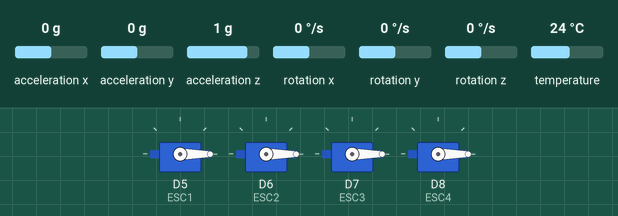
The sketch below on a simulated ESP8266 (NodeMCU). On the bench: 4 × servo. The test bench sets the inputs (shaded band); at power-on: acceleration x 0 g, acceleration y 0 g, acceleration z 1 g, rotation x 0 °/s, rotation y 0 °/s, rotation z 0 °/s, temperature 24 °C. What the sketch prints to the serial monitor is not drawn.

Above: at 10.6 s.
10.7 s: acceleration x set to -0.4 g
At 11.9 s:
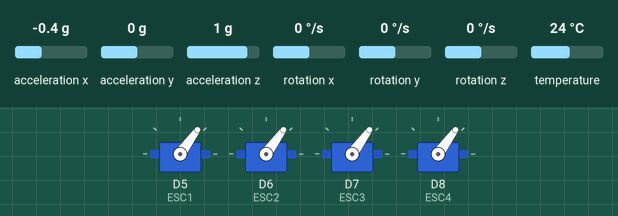
12.2 s: acceleration x set to 0 g
At 13.0 s:
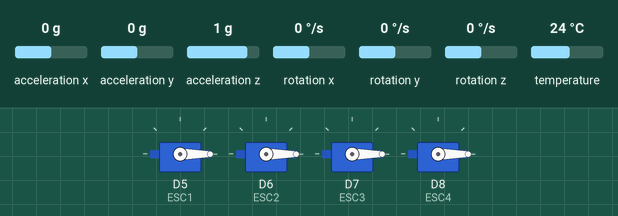
13.7 s: acceleration x set to -1.4 g
At 14.2 s:
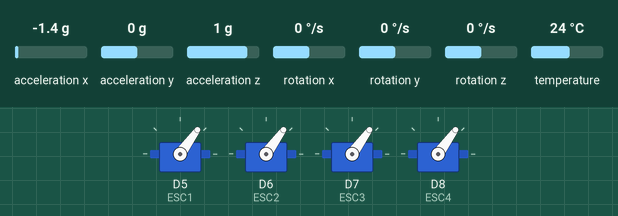
Timing chart, 0 to 16.7 s (numbered marks = the images above; inputs shaded):
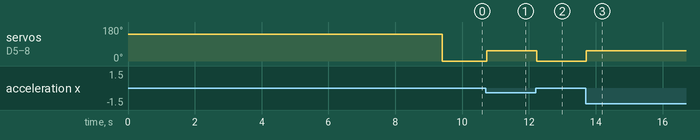

The sketch:

Quadcopter.ino
```cpp
#include <Wire.h>
#include <Adafruit_MPU6050.h>
#include <Adafruit_Sensor.h>
#include <Servo.h>


Servo ESC1;
Servo ESC2;
Servo ESC3;
Servo ESC4;

Adafruit_MPU6050 mpu;

//=====KHAI BÁO CÁC BIẾN CHO ĐIỀU KHIỂN PID=====
float t_1, t_2, t_3, t_4;
int input_throttle, input_roll, input_pitch, input_yaw;//Các biến input lấy từ server
int16_t gyro_x, gyro_y, gyro_z, acc_x, acc_y, acc_z, temperature, acc_total_vector;//Thông số đọc từ cảm biến gia tốc
float angle_pitch, angle_roll, angle_yaw;//Các góc tính từ gyroscope của MPU
float angle_roll_acc, angle_pitch_acc;// các góc tính từ accelemeter của MPU
long gyro_x_cal, gyro_y_cal, gyro_z_cal;//Các giá trị tốc độ góc offset sau khi calibrate
float roll_error, pitch_error, yaw_error;//Error
float roll_previous_error = 0;
float pitch_previous_error = 0;
//Ở đây tôi sử dụng bộ điều khiển PID cho độ cao,roll pitch và bộ điều khiển PD cho yaw
float roll_pid_p, roll_pid_i, roll_pid_d;
float pitch_pid_p, pitch_pid_i, pitch_pid_d;
float yaw_pid_p, yaw_pid_i;
float roll_desired, pitch_desired, yaw_desired;
float roll_PID, pitch_PID, yaw_PID;

//Các hệ số PID;
float twoX_kp = 5;
float twoX_ki = 0.003;
float twoX_kd = 2;
float yaw_kp = 3;
float yaw_ki = 0.002;
long Time, PreviousTime, tsamp;

int ESCout_1 , ESCout_2 , ESCout_3 , ESCout_4; //Giá trị microsecond điều khiển BLDC
//Set ID Wifi và password cho Wifi


#include "setupWifi.h"
void setup() {
  delay(1000);
  Serial.begin(115200);
  if (!mpu.begin()) {
    Serial.println("Failed to find MPU6050 chip");
    while (1) {
      delay(10);
    }
  }
  Serial.println("MPU6050 Found!");

  mpu.setAccelerometerRange(MPU6050_RANGE_8_G);
//  Serial.print("Accelerometer range set to: ");
//  switch (mpu.getAccelerometerRange()) {
//    case MPU6050_RANGE_2_G:
//      Serial.println("+-2G");
//      break;
//    case MPU6050_RANGE_4_G:
//      Serial.println("+-4G");
//      break;
//    case MPU6050_RANGE_8_G:
//      Serial.println("+-8G");
//      break;
//    case MPU6050_RANGE_16_G:
//      Serial.println("+-16G");
//      break;
//  }
  mpu.setGyroRange(MPU6050_RANGE_500_DEG);
  Serial.print("Gyro range set to: ");
//  switch (mpu.getGyroRange()) {
//    case MPU6050_RANGE_250_DEG:
//      Serial.println("+- 250 deg/s");
//      break;
//    case MPU6050_RANGE_500_DEG:
//      Serial.println("+- 500 deg/s");
//      break;
//    case MPU6050_RANGE_1000_DEG:
//      Serial.println("+- 1000 deg/s");
//      break;
//    case MPU6050_RANGE_2000_DEG:
//      Serial.println("+- 2000 deg/s");
//      break;
//  }

  mpu.setFilterBandwidth(MPU6050_BAND_21_HZ);
//  Serial.print("Filter bandwidth set to: ");
//  switch (mpu.getFilterBandwidth()) {
//    case MPU6050_BAND_260_HZ:
//      Serial.println("260 Hz");
//      break;
//    case MPU6050_BAND_184_HZ:
//      Serial.println("184 Hz");
//      break;
//    case MPU6050_BAND_94_HZ:
//      Serial.println("94 Hz");
//      break;
//    case MPU6050_BAND_44_HZ:
//      Serial.println("44 Hz");
//      break;
//    case MPU6050_BAND_21_HZ:
//      Serial.println("21 Hz");
//      break;
//    case MPU6050_BAND_10_HZ:
//      Serial.println("10 Hz");
//      break;
//    case MPU6050_BAND_5_HZ:
//      Serial.println("5 Hz");
//      break;
//  }
  for (int cal_int = 0; cal_int < 2000 ; cal_int ++) {
    if (cal_int % 125 == 0)Serial.print(".");
    sensors_event_t a, g, temp;
    mpu.getEvent(&a, &g, &temp);

    gyro_x = g.gyro.x;
    gyro_y = g.gyro.y;
    gyro_z = g.gyro.z;
    gyro_x_cal += gyro_x;
    gyro_y_cal += gyro_y;
    gyro_z_cal += gyro_z;
    delayMicroseconds(1000);
  }
  gyro_x_cal /= 2000;
  gyro_y_cal /= 2000;
  gyro_z_cal /= 2000;
  Serial.println("Calibrated successfully");
  //===================SETTING UP SERVER=================================
  setupServer();
  //======================SETTING UP PIN=============================
  ESC1.attach(D5); ESC2.attach(D6); ESC3.attach(D7); ESC4.attach(D8);

  ESC1.writeMicroseconds(2000);
  ESC2.writeMicroseconds(2000);
  ESC3.writeMicroseconds(2000);
  ESC4.writeMicroseconds(2000);
  delay(2000);
  Time = micros();

}
void PID() {
  //Đọc giá trị từ cảm biến MPU: gyro_x, gyro_y, gyro_z, acc_x, acc_y, acc_z, temperature
  gyro_x -= gyro_x_cal;
  gyro_y -= gyro_y_cal;
  gyro_z -= gyro_z_cal;
  angle_pitch -= gyro_x * tsamp * 57.296;
  angle_roll += gyro_y * tsamp * 57.296;
  angle_yaw += gyro_z * tsamp;

  acc_total_vector = sqrt((acc_x * acc_x) + (acc_y * acc_y) + (acc_z * acc_z));
  angle_pitch_acc = asin((float)acc_y / acc_total_vector) * -57.296;
  angle_roll_acc = asin((float)acc_x / acc_total_vector) * -57.296;

  //Lọc nhiễu bù
  angle_pitch = angle_pitch * 0.96 + angle_pitch_acc * 0.04;
  angle_roll = angle_roll * 0.96 + angle_roll_acc * 0.04;

  //Tính error:
  //roll_error, roll_last_error, pitch_error, pitch_last_error, yaw_error, yaw_last_error
  input_roll = 0;
  input_pitch = 0;
  input_yaw = 0;
  roll_error =  -angle_roll + input_roll;
  pitch_error = -angle_pitch + input_pitch;
  yaw_error = -angle_yaw + input_yaw;
  //  Serial.print("error pitch: ");
  //  Serial.println(pitch_error);
  roll_pid_p = twoX_kp * roll_error;
  pitch_pid_p = twoX_kp * pitch_error;
  yaw_pid_p = yaw_kp * yaw_error;


  if (-3 < roll_error < 3) {
    roll_pid_i = roll_pid_i + (twoX_ki * roll_error);
  }
  if (-3 < pitch_error < 3) {
    pitch_pid_i = pitch_pid_i + (twoX_ki * pitch_error);
  }
  if (-3 < yaw_error < 3) {
    yaw_pid_i = yaw_pid_i + (yaw_ki * yaw_error);
  }

  roll_pid_d = twoX_kd * (roll_error - roll_previous_error);
  pitch_pid_d = twoX_kd * (pitch_error - pitch_previous_error);

  roll_PID = roll_pid_p + roll_pid_i + roll_pid_d;
  pitch_PID = pitch_pid_p + pitch_pid_i + pitch_pid_d;
  yaw_PID = yaw_pid_p + yaw_pid_i;
  roll_PID = constrain(roll_PID, -400, 400);
  pitch_PID  = constrain(pitch_PID, -400, 400);
  yaw_PID = constrain(yaw_PID, -400, 400);
  if (roll_PID < -400) {
    roll_PID = -400;
  }
  else if (roll_PID > 400) {
    roll_PID = 400;
  }
  if (pitch_PID < -400) {
    pitch_PID = -400;
  }
  else if (pitch_PID > 400) {
    pitch_PID = 400;
  }
  if (yaw_PID < -400) {
    yaw_PID = -400;
  }
  else if (yaw_PID > 400) {
    yaw_PID = 400;
  }
  ESCout_1 = input_throttle - (int)roll_PID + (int)pitch_PID + (int)yaw_PID;
  ESCout_2 = input_throttle + (int)roll_PID - (int)pitch_PID + (int)yaw_PID;
  ESCout_3 = input_throttle + (int)roll_PID + (int)pitch_PID - (int)yaw_PID;
  ESCout_4 = input_throttle - (int)roll_PID - (int)pitch_PID - (int)yaw_PID;
  if (abs(roll_error) < 10 && abs(pitch_error) < 10) {
    ESCout_1 = constrain(ESCout_1, 0, 2000);
    ESCout_2 = constrain(ESCout_2, 0, 2000);
    ESCout_3 = constrain(ESCout_3, 0, 2000);
    ESCout_4 = constrain(ESCout_4, 0, 2000);
  }
  else if (abs(roll_error) > 10 || abs(pitch_error) > 10) {
    ESCout_1 = constrain(ESCout_1, 1100, 2000);
    ESCout_2 = constrain(ESCout_2, 1100, 2000);
    ESCout_3 = constrain(ESCout_3, 1100, 2000);
    ESCout_4 = constrain(ESCout_4, 1100, 2000);
  }
  //  Serial.print("ESCout 1: ");
  //  Serial.print(ESCout_1);
  //  Serial.print(", ESCout 2: ");
  //  Serial.print(ESCout_2);
  //  Serial.print(", ESCout 3: ");
  //  Serial.print(ESCout_3);
  //  Serial.print(", ESCout 4: ");
  //  Serial.println(ESCout_4);
  roll_previous_error = roll_error;
  pitch_previous_error = pitch_error;

  ESC1.writeMicroseconds(ESCout_1);
  ESC2.writeMicroseconds(ESCout_2);
  ESC3.writeMicroseconds(ESCout_3);
  ESC4.writeMicroseconds(ESCout_4);

}
void loop() {
  server.handleClient();
  sensors_event_t a, g, temp;
  mpu.getEvent(&a, &g, &temp);
  //Đọc gia tốc và tốc độ góc 3 trục
  acc_x = a.acceleration.x;
  acc_y = a.acceleration.y;
  acc_z = a.acceleration.z;
  gyro_x = g.gyro.x;
  gyro_y = g.gyro.y;
  gyro_z = g.gyro.z;

  PreviousTime = Time;
  Time = micros();
  tsamp = (float)(Time - PreviousTime) / 1000000;
  PID();

}
```

setupWifi.h
```cpp
#include <ESP8266WiFi.h>
#include <WiFiClient.h>
#include <ESP8266WebServer.h>
#include <FS.h>
#ifndef APSSID
#define APSSID "ESP"
#define APPSK  "ffffffff"
#endif
const char *ssid = APSSID;
const char *password = APPSK;

ESP8266WebServer server(80);
bool clearData(const char* filename) {
  SPIFFS.begin();
  File f = SPIFFS.open(String("/") + filename, "w");
  if (!f) {
    f.close();
    return false;
  }
  else {
    f.close();
    return true;
  }
}
bool saveData(const char* filename, const char* content, uint16_t len) {
  SPIFFS.begin();
  File f = SPIFFS.open(String("/") + filename, "a");
  if (!f) {
    f.close();
    return false;
  }
  else {
    f.write((const uint8_t*)content, len);
    f.close();
    return true;
  }
}

String readData(const char* filename) {
  SPIFFS.begin();
  File f = SPIFFS.open(String("/") + filename, "r");
  String ret = f.readString();
  f.close();
  return ret;
}
void setupServer() {
  Serial.print("Configuring access point...");
  /* You can remove the password parameter if you want the AP to be open. */
  WiFi.softAP(ssid, password);

  IPAddress myIP = WiFi.softAPIP();
  Serial.print("AP IP address: ");
  Serial.println(myIP);
  server.on("/index", [] {
    server.send(200, "text/html", readData("index.html"));
  });

  server.on("/UPDATE_THROTTLE", [] {
    String t_state = server.arg("VALUE");
    server.send(200, "text/html", t_state);
    input_throttle = t_state.toInt();
  });
  server.on("/LOAD_DATA", [] {
    server.send(200, "text/html",String(ESCout_1)+" "+String(ESCout_2)+" "+String(ESCout_3)+" "+String(ESCout_4));
  });
  server.on("/UPDATE_ROLL", [] {
    String t_state = server.arg("VALUE");
    server.send(200, "text/html", t_state);
    input_roll = t_state.toInt();
  });
  server.on("/UPDATE_PITCH", [] {
    String t_state = server.arg("VALUE");
    server.send(200, "text/html", t_state);
    input_pitch = t_state.toInt();
  });
  server.on("/UPDATE_YAW", [] {
    String t_state = server.arg("VALUE");
    server.send(200, "text/html", t_state);
    input_yaw = t_state.toInt();
  });
  server.on("/transfile", HTTP_ANY, [] {
    server.send(200, "text/html",
    "<meta charset = 'utf-8'>"
    "<html>"
    "<title>"
    "Transmit File"
    "</title>"
    "<form method='POST' action = '/transfile' enctype='multipart/form-data'>"
    "<input type = 'file' name= 'Chon File'>"
    "<input type = 'submit' name= 'Gui File'>"
    "</form>"
    "</html>"
               );
  }, [] {
    HTTPUpload& file = server.upload();

    if (file.status == UPLOAD_FILE_START)
    {
      Serial.println("Bat dau gui " + file.filename);
      clearData("index.html");
    }
    else if (file.status == UPLOAD_FILE_WRITE) {
      //      Serial.println("Dang gui");
      //      String tmp = String ((char*) file.buf);
      //      Serial.println("Noi dung file:");
      //      Serial.print(tmp);
      saveData("index.html", (const char*)file.buf, file.currentSize);
    }
  });
  server.begin();
  Serial.println("HTTP server started");
}
```

Measured:
- the behaviour switches between -0.2 and -0.3 g on acceleration x (found by bisection; images 0 and 1)
- after the input at 10.7 s, servo on D5 (ESC1), servo on D6 (ESC2), servo on D7 (ESC3), servo on D8 (ESC4): 0° → 54° at once
- after the input at 12.2 s, servo on D5 (ESC1), servo on D6 (ESC2), servo on D7 (ESC3), servo on D8 (ESC4): 54° → 0° at once
- after the input at 13.7 s, servo on D5 (ESC1), servo on D6 (ESC2), servo on D7 (ESC3), servo on D8 (ESC4): 0° → 54° at once
